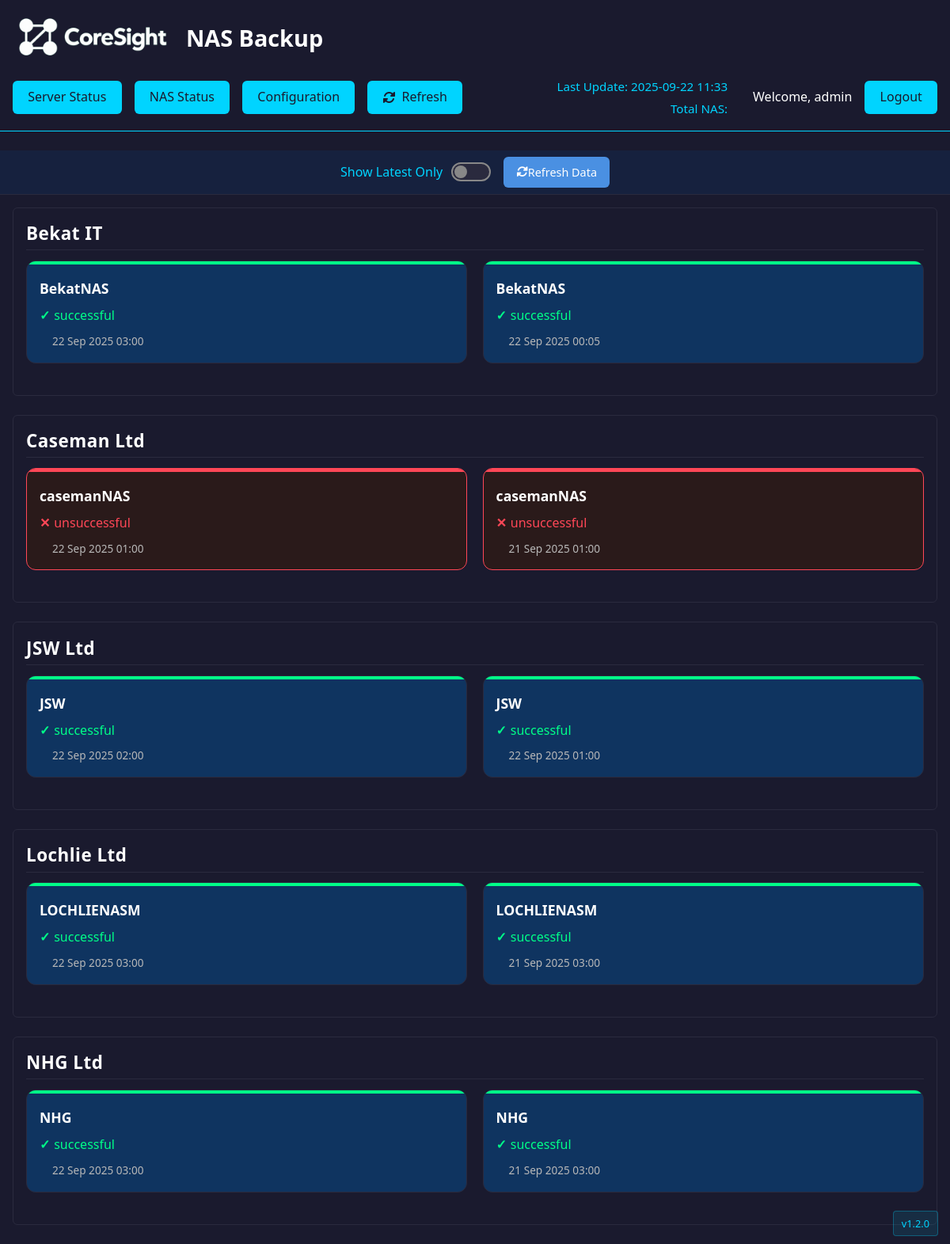
The app's page /nas (signed in) with its own data.
### app.py (models this page shows, shortened)
class User(UserMixin, db.Model):
    id = db.Column(db.Integer, primary_key=True)
    username = db.Column(db.String(80), unique=True, nullable=False)
    password_hash = db.Column(db.String(128))
    is_admin = db.Column(db.Boolean, default=False)

class BackupStatus(db.Model):
    id = db.Column(db.Integer, primary_key=True)
    server = db.Column(db.String(100), nullable=False)
    status = db.Column(db.String(50), nullable=False)
    timestamp = db.Column(db.DateTime, nullable=False)
    subject = db.Column(db.String(200))
    body = db.Column(db.Text)
    html_body = db.Column(db.Text)  # Add HTML body field
    company = db.Column(db.String(100))
    email_type = db.Column(db.String(50), nullable=True)  # Add email_type field
    cleared_by = db.Column(db.Integer, db.ForeignKey('user.id'), nullable=True)

### app.py (the view)
@app.route('/nas')
@login_required
def nas_view():
    with app.app_context():
        status_count = request.args.get('status_count', 2, type=int)
        servers = db.session.query(BackupStatus.server, BackupStatus.company).filter_by(email_type='nas').distinct().all()
        server_statuses = {}
        for server, company in servers:
            statuses = BackupStatus.query.filter_by(server=server, email_type='nas').order_by(BackupStatus.timestamp.desc()).limit(status_count).all()
            if statuses:
                company_key = company if company else 'Unknown'
                server_statuses.setdefault(company_key, []).append(statuses)
        companies = sorted(server_statuses.keys())
        last_update = datetime.now().strftime('%Y-%m-%d %H:%M')
        total_servers = sum(len(servers) for servers in server_statuses.values())
        return render_template('nas.html',
                              server_statuses=server_statuses,
                              companies=companies,
                              last_update=last_update,
                              total_servers=total_servers,
                              status_count=status_count,
                              version=VERSION)

### app.py (called while the page is built)
@login_manager.user_loader
def load_user(user_id):
    return db.session.get(User, int(user_id))

@app.teardown_appcontext
def shutdown_session(exception=None):
    if exception:
        db.session.rollback()
    db.session.close()

### templates/nas.html (shortened to what this page needs)
<!DOCTYPE html>
<html lang="en">
<head>
    <link rel="stylesheet" href="{{ url_for('static', filename='css/style.css') }}">
    <link rel="stylesheet" href="{{ url_for('static', filename='css/modal.css') }}">
    <link rel="stylesheet" href="https://cdnjs.cloudflare.com/ajax/libs/font-awesome/6.0.0/css/all.min.css">
    <link href="https://cdn.jsdelivr.net/npm/bootstrap@5.1.3/dist/css/bootstrap.min.css" rel="stylesheet">
</head>
<body>
    <header class="header">
        <div class="header-content">
            <div class="header-title-section">
                <img src="{{ url_for('static', filename='CoreSight.png') }}" alt="CoreSight Logo" class="header-logo">
                <h1 class="app-title">NAS Backup</h1>
            </div>
            <nav class="main-nav">
                <div class="nav-left">
                    <a href="/" class="nav-btn">Server Status</a>
                    <a href="/nas" class="nav-btn active">NAS Status</a>
                    <a href="/configuration" class="nav-btn">Configuration</a>
                                    <a href="/manual-refresh" class="nav-btn refresh-btn">
                    <i class="fas fa-sync-alt"></i> Refresh
                </a>
                </div>
                <div class="nav-right">
                    <div class="update-info">
                        <span class="last-update">Last Update: {{ last_update }}</span>
                        <span class="total-servers">Total NAS: {{ total_nas }}</span>
                    </div>
                    <div class="user-controls">
                        {% if current_user.is_authenticated %}
                            <span class="user-info">Welcome, {{ current_user.username }}</span>
                            <a href="{{ url_for('logout') }}" class="nav-btn logout-btn">Logout</a>
                        {% endif %}
                    </div>
                </div>
            </nav>
        </div>
    </header>
    <div class="toggle-bar">
        <div class="left-section">
            <div class="toggle-container">
                <label class="toggle-label">Show Latest Only</label>
                <label class="toggle-switch">
                    <span class="toggle-slider"></span>
                </label>
            </div>
        </div>
        <div class="right-section">
            <button onclick="refreshAllData()" class="delete-btn blue">
                <i class="fas fa-sync-alt"></i> Refresh Data
            </button>
        </div>
    </div>
    <div class="container">
        {% for company in companies %}
        <div class="company-section">
            <h2 class="company-name">{{ company }}</h2>
                            <div class="server-grid {% if status_count == 1 %}single-column{% endif %}">
                {% for server_list in server_statuses[company] %}
                    {% for status in server_list %}
                    <div class="server-group {% if status.status == 'unsuccessful' %}server-group-unsuccessful{% endif %}"
                         data-bs-toggle="modal"
                         data-bs-target="#emailModal"
                         data-server="{{ status.server }}"
                         data-subject="{{ status.subject }}"
                         data-timestamp="{{ status.timestamp.strftime('%d/%m/%Y %H:%M') }}"
                         data-body="{{ status.html_body|default(status.body)|replace('"', '&quot;')|replace("'", '&#39;')|safe }}"
                         style="cursor: pointer;">
                        <div class="card-top-line {% if status.status == 'successful' %}card-top-line-successful{% else %}card-top-line-unsuccessful{% endif %}"></div>
                        <div class="server-content">
                            <div class="server-name">{{ status.server }}</div>
                            <div class="status-section">
                                <span class="status-{{ status.status }}">{{ status.status }}</span>
                            </div>
                            <div class="timestamp-section">
                                <span class="timestamp">{{ status.timestamp.strftime('%d %b %Y %H:%M') }}</span>
                            </div>
                        </div>
                    </div>
                    {% endfor %}
                {% endfor %}
            </div>
        </div>
        {% endfor %}
    </div>
    <div class="version-display">
        v{{ version }}
    </div>
</body>
</html>

### templates/nas.html (style rules this page uses)
body { background: var(--bg-primary); color: var(--text-primary); font-family: 'Segoe UI', Tahoma, Geneva, Verdana, sans-serif; line-height: 1.6; min-height: 100vh; display: flex; flex-direction: column; }
.header { background: var(--bg-primary); padding: 1rem 0; margin-bottom: 1.5rem; border-bottom: 1px solid var(--accent-cyan); }
.header-content { max-width: 1200px; margin: 0 auto; padding: 0 1rem; }
.app-title { font-size: 1.8rem; font-weight: 600; color: var(--text-primary); margin-bottom: 0; }
.nav-btn { background: var(--accent-cyan); color: var(--bg-primary); border: none; padding: 0.5rem 1.2rem; border-radius: 6px; cursor: pointer; font-weight: 500; text-decoration: none; transition: background 0.2s; }
.last-update, .total-servers { color: var(--accent-cyan); font-size: 0.95rem; font-weight: 400; }
.container { max-width: 1200px; margin: 0 auto; padding: 0 1rem; flex: 1; }
.server-grid { display: grid; grid-template-columns: repeat(2, 1fr); gap: 1.2rem; margin-bottom: 1.5rem; }
.server-group { background: var(--bg-card); border: 1px solid var(--border-color); border-radius: 12px; padding: 1rem; cursor: pointer; transition: all 0.2s ease; position: relative; overflow: hidden; }
.server-group-unsuccessful { background: #2A1A1A; border-color: var(--error-red); }
.card-top-line { height: 4px; background: var(--success-green); margin: -1rem -1rem 1rem -1rem; border-radius: 12px 12px 0 0; }
.card-top-line-successful { background: var(--success-green); }
.card-top-line-unsuccessful { background: var(--error-red); }
.server-content { display: flex; flex-direction: column; gap: 0.5rem; }
.server-name { font-weight: 600; color: var(--text-primary); font-size: 1.1rem; }
.status-section { display: flex; align-items: center; }
.timestamp-section { display: flex; align-items: center; margin-top: auto; }
.status-successful { color: var(--success-green); font-weight: 500; display: flex; align-items: center; gap: 0.3rem; }
.status-successful::before { content: "✓"; font-weight: bold; }
.status-unsuccessful { color: var(--error-red); font-weight: 500; display: flex; align-items: center; gap: 0.3rem; }
.status-unsuccessful::before { content: "✕"; font-weight: bold; }
.timestamp { color: var(--text-secondary); font-size: 0.85rem; font-weight: 400; }
.company-section { margin-bottom: 1.5rem; border: 1px solid var(--border-color); border-radius: 6px; padding: 1.2rem 1rem 1rem 1rem; background: none; }
.company-name { color: var(--text-primary); font-size: 1.4rem; margin-bottom: 0.8rem; padding-bottom: 0.4rem; border-bottom: 1px solid var(--border-color); }
@media (max-width: 1200px) { .server-grid { grid-template-columns: repeat(2, 1fr); } }
.main-nav { display: flex; justify-content: space-between; align-items: center; }
.nav-left { display: flex; gap: 1rem; }
.nav-right { display: flex; align-items: center; gap: 2rem; }
.update-info { display: flex; flex-direction: column; align-items: flex-end; gap: 0.2rem; }
.user-controls { display: flex; align-items: center; gap: 1rem; }
.toggle-bar { width: 100%; background: var(--bg-secondary); border-bottom: 1px solid var(--border-color); padding: 0.5rem 0; margin-bottom: 1rem; display: flex; justify-content: center; align-items: center; }
.toggle-container { display: flex; flex-direction: row; align-items: center; gap: 0.7rem; }
.toggle-label { color: var(--accent-cyan); font-size: 1rem; font-weight: 500; }
.toggle-switch { position: relative; display: inline-block; width: 50px; height: 24px; }
.toggle-slider { position: absolute; cursor: pointer; top: 0; left: 0; right: 0; bottom: 0; background-color: var(--border-color); transition: .4s; border-radius: 24px; border: 2px solid var(--text-muted); }
.toggle-slider:before { position: absolute; content: ""; height: 16px; width: 16px; left: 2px; bottom: 2px; background-color: var(--text-muted); transition: .4s; border-radius: 50%; }
.version-display { position: fixed; bottom: 10px; right: 15px; background: rgba(0, 212, 255, 0.1); color: var(--accent-cyan); padding: 5px 10px; border-radius: 4px; font-size: 0.8rem; font-weight: 500; border: 1px solid rgba(0, 212, 255, 0.3); z-index: 1000; }

### records on screen
User: username "admin"
BackupStatus: server "BekatNAS", status "successful", timestamp "22 Sep 2025 03:00"
BackupStatus: server "BekatNAS", status "successful", timestamp "22 Sep 2025 00:05"
BackupStatus: server "casemanNAS", status "unsuccessful", timestamp "22 Sep 2025 01:00"
BackupStatus: server "casemanNAS", status "unsuccessful", timestamp "21 Sep 2025 01:00"
BackupStatus: server "JSW", status "successful", timestamp "22 Sep 2025 02:00"
BackupStatus: server "JSW", status "successful", timestamp "22 Sep 2025 01:00"
BackupStatus: server "LOCHLIENASM", status "successful", timestamp "22 Sep 2025 03:00"
BackupStatus: server "LOCHLIENASM", status "successful", timestamp "21 Sep 2025 03:00"
BackupStatus: server "NHG", status "successful", timestamp "22 Sep 2025 03:00"
BackupStatus: server "NHG", status "successful", timestamp "21 Sep 2025 03:00"

### other values on screen
{{ company }} "Bekat IT" "Caseman Ltd" "JSW Ltd" "Lochlie Ltd" "NHG Ltd"
{{ version }} "1.2.0"
